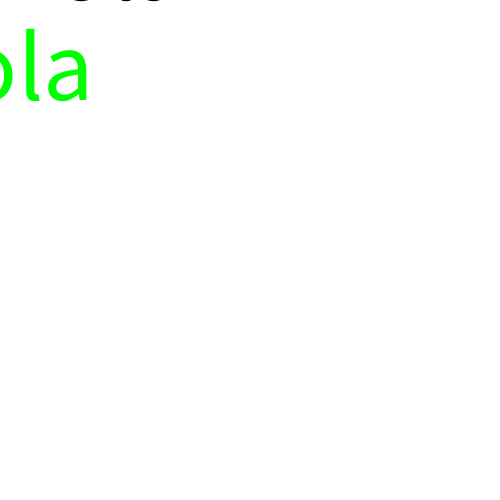
Frame 1 (no input)
Frame 60 (the mouse pressed at the canvas centre just before this capture): identical to frame 1, image omitted
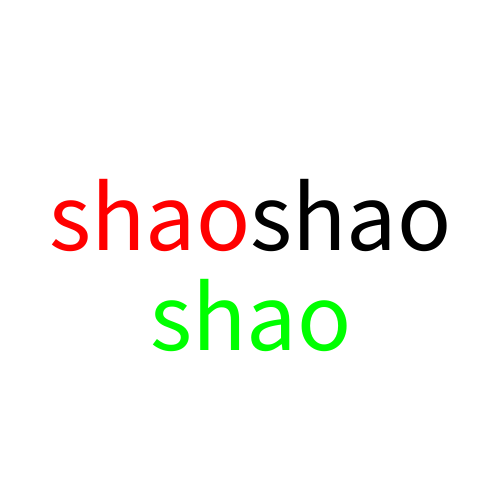
Frame 120 (the mouse held since frame 60 and released just before this capture)

The Processing sketch that drew these frames (run headless with seeded random() and noise(); from frame 60 on, the mouse is pressed at the canvas centre):

// Processing sketch: textoBasico1
// ── textoBasico1.pde
String miTexto;

void setup() {
  size(500, 500);
  miTexto = "shao";
}
void draw() {
  background(255);
  if(mousePressed){
    miTexto = "shao";
  }else{
    miTexto = "hola";
  }
  
  textSize(100);
  
  textAlign(RIGHT);
  fill(255, 0, 0);
  text(miTexto, mouseX, mouseY);

  textAlign(LEFT);
  fill(0);
  text(miTexto, mouseX, mouseY);

  textAlign(CENTER);
  fill(0,255,0);
  text(miTexto, mouseX, mouseY + 100);
}
